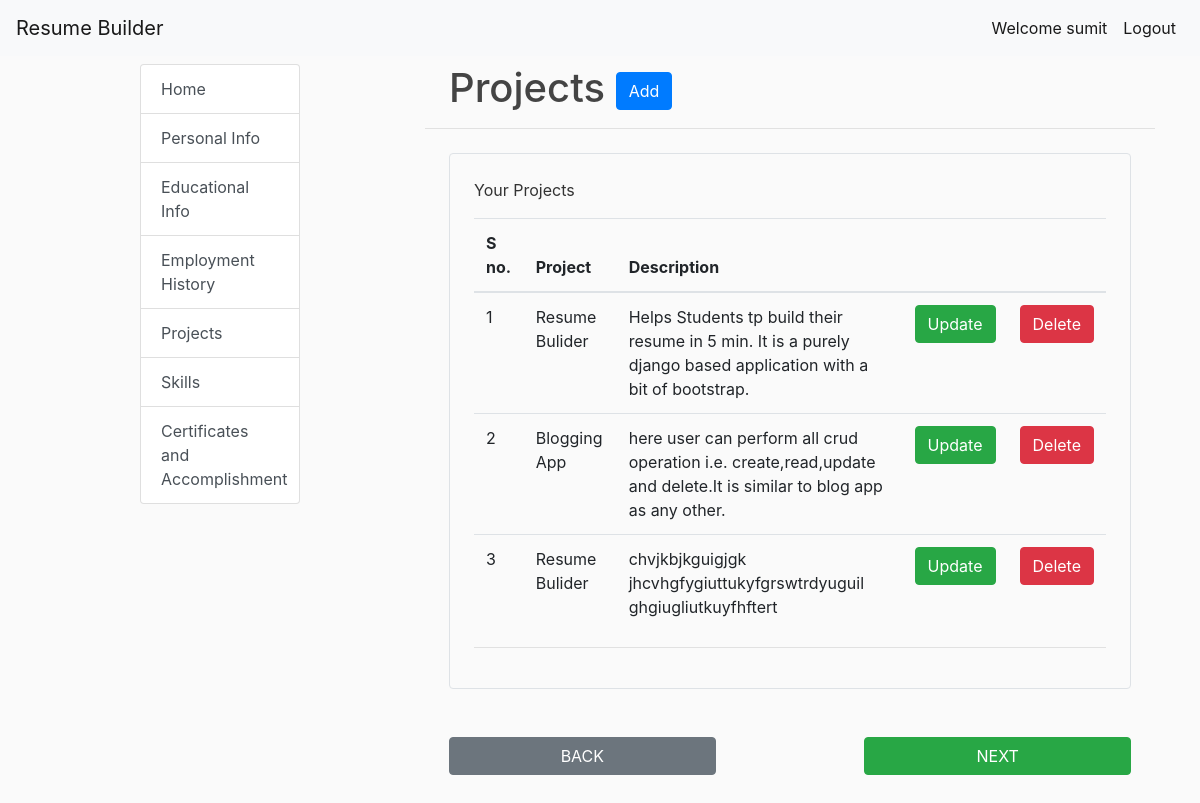
The app's page /project_list/ (signed in) with its own data.
### resume_app/models.py (models this page shows)
class Project(models.Model):
    user = models.ForeignKey('auth.User', on_delete=models.CASCADE, related_name='projects')
    project_title = models.CharField(max_length=100)
    project_link = models.URLField(max_length=200,null=True,blank=True)
    project_code_link = models.URLField(max_length=200,null=True,blank=True)
    description = models.TextField()

### resume_app/views.py (the view)
# urls.py: path('project_list/',views.project_list,name = 'project_list'),
@login_required
def project_list(request):
    lists = Project.objects.filter(user=request.user)
    return render(request,'resume_app/project_list.html',{'lists':lists})

### resume_app/templates/resume_app/project_list.html (shortened to what this page needs)
{% extends 'resume_app/base.html' %}
{% load crispy_forms_tags %}
{% block content %}
    <h1 class="pl-4">Projects  <a class="btn btn-primary" href="{% url 'new_project_info' %}">Add</a></h1>
    <hr>
    <div class="border rounded p-4 m-4">
        <p class="display-6">Your Projects</p>
        <table class="table">
            <thead>
                <tr>
                    <th>S no.</th>
                    <th>Project</th>
                    <th>Description</th>
                    <th></th>
                    <th></th>
                </tr>
            </thead>
            <tbody>
                {% for l in lists %}
                <tr>
                    <td>{{forloop.counter}}</td>
                    <td>{{l.project_title}}</td>
                    <td>{{l.description}}</td>
                    <td><a class="btn btn-success" href="{% url 'update_project_info' pk=l.id %}">Update</a></td>
                    <td><a class="btn btn-danger" href="{% url 'delete_project_info' pk=l.id %}">Delete</a></td>
                </tr>
                {% endfor %}
            </tbody>
        </table>
        <hr>
    </div>
<div class="row p-4 b-4">
    <div class="col-lg-5">
        <a class="btn btn-secondary" style="display:inline-block;width:100%" href="{% url 'employment_list' %}">BACK</a>
    </div>
    <div class="col-lg-2">
    </div>
    <div class="col-lg-5">
        <a class="btn btn-success" style="display:inline-block;width:100%" href="{% url 'skill_list' %}">NEXT</a>
    </div>
</div>
{% endblock %}

### resume_app/templates/resume_app/base.html (shortened to what this page needs)
{% load crispy_forms_tags %}
{% load static %}
<!doctype html>
<html lang="en">
<head>
    <link rel="stylesheet" href="https://stackpath.bootstrapcdn.com/bootstrap/4.3.1/css/bootstrap.min.css"
>
    <link rel="stylesheet"  type="text/css"  href="{% static 'resume_app/style.css' %}">
</head>
<body>
<nav class="navbar navbar-expand-lg navbar-light bg-light">
    <a class="navbar-brand" href="/">Resume Builder</a>
    <div class="collapse navbar-collapse" id="navbarSupportedContent">
        <ul class="navbar-nav my-2 my-lg-0">
            {% if not user.is_authenticated %}
            <li class="nav-item active">
                <a class="nav-link" href="{% url 'login' %}">Login<span class="sr-only">(current)</span></a>
            </li>
            <li class="nav-item active">
                <a class="nav-link" href="{% url 'register' %}">Signup<span class="sr-only">(current)</span></a>
            </li>
            {% else %}
            <li class="nav-item active">
                <a class="nav-link" href="/">Welcome {{user.username}}<span class="sr-only">(current)</span></a>
            </li>
            <li class="nav-item active">
                <a class="nav-link" href="{% url 'logout' %}">Logout<span class="sr-only">(current)</span></a>
            </li>
            {% endif %}
        </ul>
    </div>
</nav>
<div class="container">
    <div class="row my-2">
        <div class="col-lg-2 mx-auto">
            <div class="list-group">
                {% if user.is_authenticated %}
                <a href="/" class="list-group-item list-group-item-action">Home</a>
                <a href="{% url 'new_personal_info' %}" class="list-group-item list-group-item-action">Personal Info</a>
                <a href="{% url 'educational_list' %}" class="list-group-item list-group-item-action">Educational Info</a>
                <a href="{% url 'employment_list' %}" class="list-group-item list-group-item-action">Employment History</a>
                <a href="{% url 'project_list' %}" class="list-group-item list-group-item-action">Projects</a>
                <a href="{% url 'skill_list' %}" class="list-group-item list-group-item-action">Skills</a>
                <a href="{% url 'certificate_list' %}" class="list-group-item list-group-item-action">Certificates and Accomplishment</a>
                {% endif %}
            </div>
        </div>
        <div class="col-lg-8">
            {% block content %}
            {% endblock %}
        </div>
    </div>
</div>
</body>
</html>

### resume_app/static/resume_app/style.css (style rules this page uses)
body { background: #fafafa; color: #333333; }
h1, h2, h3, h4, h5, h6 { color: #444444; }
ul { margin: 0; }

### records on screen
Project: project_title "Resume Bulider", description "Helps Students tp build their resume in 5 min. It is a purely django based application with a bit of bootstrap."
Project: project_title "Blogging App", description "here user can perform all crud operation i.e. create,read,update and delete.It is similar to blog app as any other."
Project: project_title "Resume Bulider", description "chvjkbjkguigjgk jhcvhgfygiuttukyfgrswtrdyuguil ghgiugliutkuyfhftert"

### other values on screen
{{ user.username }} "sumit"
